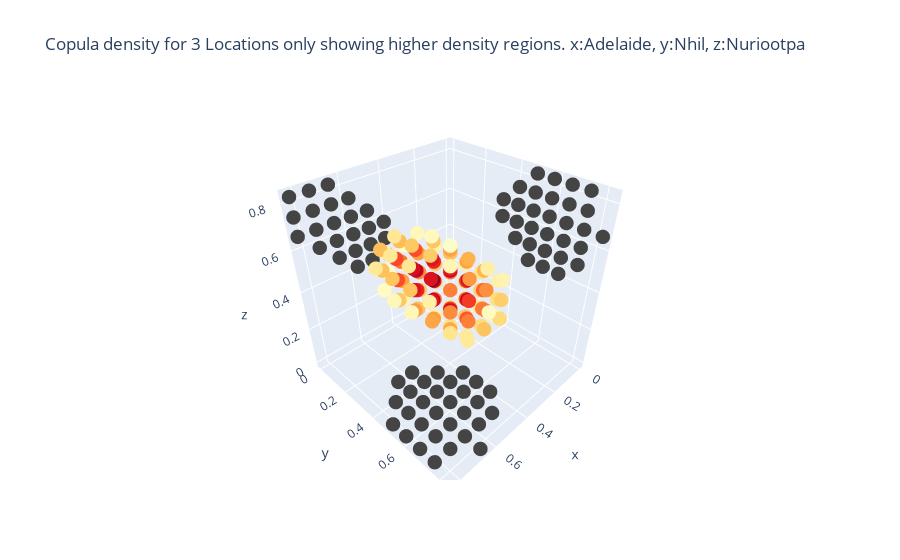

The notebook cell this image was saved under:
### Markdown cell above
### Fancy 3D plot of copula sensity

### Code cell
#get correct lists for point
all_uplot=[[],[],[]]
uplot=np.linspace(0.01,0.99,13)
all_cop_den=[]
vip_u=[[],[],[]]
for val1 in uplot:
    for val2 in uplot:
        for val3 in uplot:
            ll=np.exp(-norm_cop_loconly(L=loc_distmatrix_3loc).nll([15,1],[[val1,val2,val3]]))
            if ll>1.6:
                all_uplot[0].append(val1)
                all_uplot[1].append(val2)
                all_uplot[2].append(val3)
                all_cop_den.append(np.exp(-norm_cop_loconly(L=loc_distmatrix_3loc).nll([15,1],[[val1,val2,val3]])))
                vip_u[0].append(val1)
                vip_u[1].append(val2)
                vip_u[2].append(val3)
vip_u[0]=np.array(vip_u[0])           
vip_u[1]=np.array(vip_u[1])           
vip_u[2]=np.array(vip_u[2])           
all_uplot[0]=np.array(all_uplot[0])
all_uplot[1]=np.array(all_uplot[1])
all_uplot[2]=np.array(all_uplot[2])
import plotly.graph_objects as go
fig = go.Figure(data=[go.Scatter3d(x=np.concatenate((all_uplot[0],vip_u[0],vip_u[0],np.zeros(len(vip_u[0])))) , y=np.concatenate((all_uplot[1],vip_u[1],np.zeros(len(vip_u[1])),vip_u[1])), z=np.concatenate((all_uplot[2],np.zeros(len(vip_u[1])),vip_u[2],vip_u[2])),mode='markers',marker=dict(
        size=5,
        color=np.array(all_cop_den),                
        colorscale='YlORRd',   
        opacity=1
    ))])
fig.update_layout(
    title="Copula density for 3 Locations only showing higher density regions. x:Adelaide, y:Nhil, z:Nuriootpa")
fig.show()

### Figure 1 — Plotly figure (JSON) as saved in the notebook; plotly's stock layout.template omitted (floating-point values rounded to 4 significant figures; data arrays with more than 128 entries replaced by an {"elided": "..."} marker saying what was removed)
{"data": [{"marker": {"color": [1.638, 1.69, 1.645, 1.669, 1.724, 1.678, 1.634, 1.688, 1.645, 1.71, 1.728, 1.637, 1.69, 1.814, 1.834, 1.739, 1.728, 1.855, 1.878, 1.781, 1.697, 1.824, 1.847, 1.753, 1.697, 1.721, 1.635, 1.634, 1.61, 1.724, 1.811, 1.787, 1.623, 1.645, 1.834, 1.929, 1.904, 1.73, 1.687, 1.882, 1.981, 1.957, 1.78, 1.662, 1.856, 1.955, 1.933, 1.759, 1.735, 1.828, 1.809, 1.648, 1.601, 1.647, 1.628, 1.781, 1.833, 1.744, 1.738, 1.903, 1.96, 1.867, 1.79, 1.961, 2.021, 1.926, 1.618, 1.771, 1.942, 2.003, 1.911, 1.607, 1.661, 1.823, 1.882, 1.797, 1.616, 1.612, 1.738, 1.741, 1.729, 1.865, 1.87, 1.668, 1.788, 1.931, 1.937, 1.73, 1.778, 1.921, 1.929, 1.724, 1.676, 1.813, 1.822, 1.63, 1.666, 1.625, 1.734, 1.665, 1.625, 1.734, 1.667, 1.646], "colorscale": [[0, "rgb(255,255,204)"], [0.125, "rgb(255,237,160)"], [0.25, "rgb(254,217,118)"], [0.375, "rgb(254,178,76)"], [0.5, "rgb(253,141,60)"], [0.625, "rgb(252,78,42)"], [0.75, "rgb(227,26,28)"], [0.875, "rgb(189,0,38)"], [1, "rgb(128,0,38)"]], "opacity": 1, "size": 5}, "mode": "markers", "type": "scatter3d", "x": {"elided": "416 float values"}, "y": {"elided": "416 float values"}, "z": {"elided": "416 float values"}}], "layout": {"title": {"text": "Copula density for 3 Locations only showing higher density regions. x:Adelaide, y:Nhil, z:Nuriootpa"}}}
